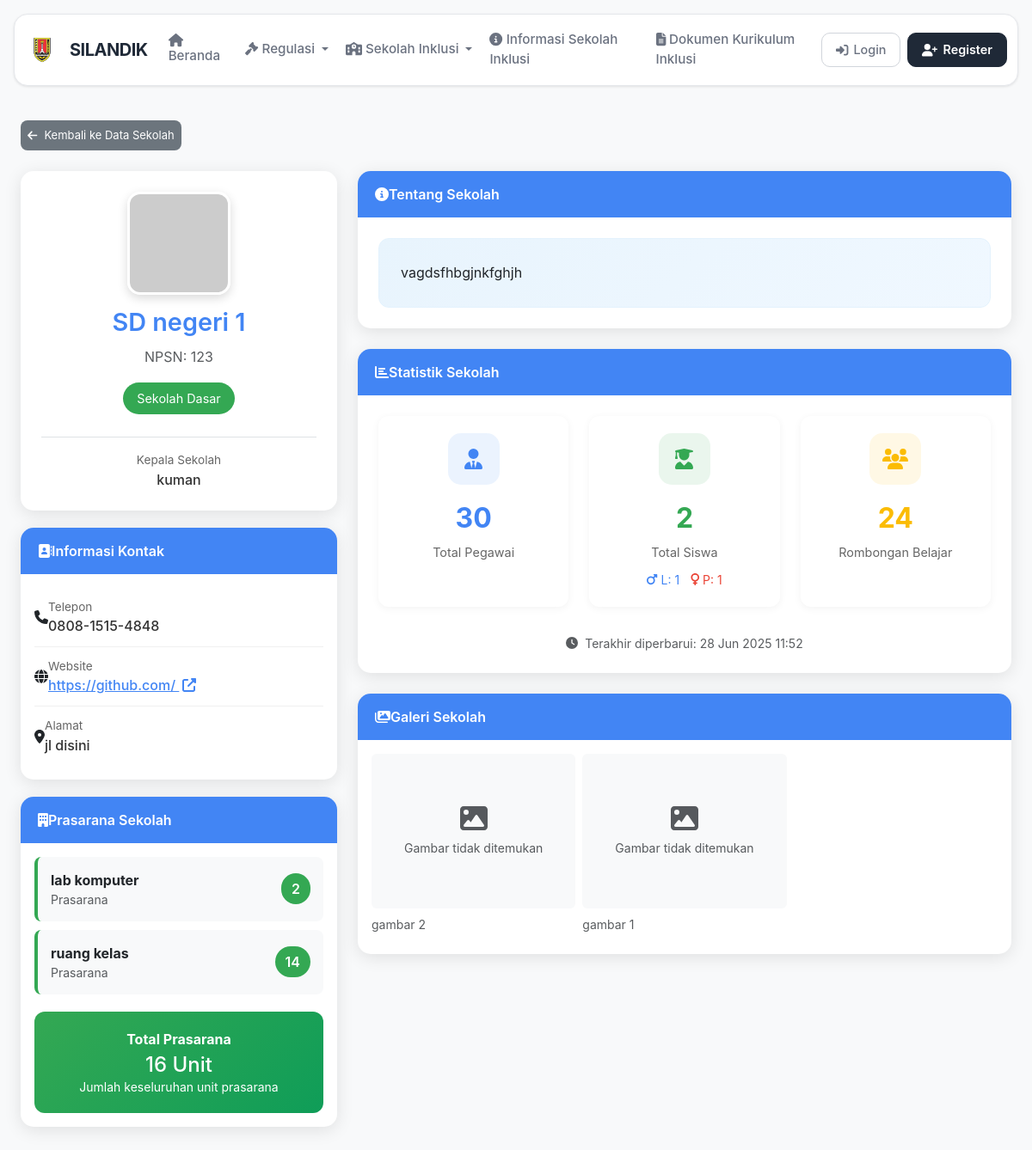
The page /kategori_data/detail_sekolahh_inklusi.php?id=19 on the database its author committed.
### tables this page shows
CREATE TABLE `data_sekolah_inklusi` (
  `id` int(11) NOT NULL,
  `npsn` varchar(20) NOT NULL,
  `nama_sekolah` varchar(255) NOT NULL,
  `alamat` varchar(255) NOT NULL,
  `kepala_sekolah` varchar(100) NOT NULL,
  `telepon` varchar(20) DEFAULT NULL,
  `tanggal_berdiri` date DEFAULT NULL,
  `website` varchar(255) DEFAULT NULL,
  `logo_sekolah` varchar(255) DEFAULT NULL,
  `deskripsi` text DEFAULT NULL,
  `jenjang_sekolah` enum('SD','SMP','SMA','SMK') NOT NULL DEFAULT 'SD'
);

CREATE TABLE `prasarana` (
  `id` int(11) NOT NULL,
  `sekolah_id` int(11) NOT NULL,
  `jenis_prasarana` varchar(100) NOT NULL,
  `jumlah` int(11) NOT NULL
);

CREATE TABLE `rekap` (
  `id` int(11) NOT NULL,
  `sekolah_id` int(11) NOT NULL,
  `jumlah_pegawai` int(11) NOT NULL,
  `jumlah_rombel` int(11) NOT NULL
);

CREATE TABLE `galeri` (
  `id` int(11) NOT NULL,
  `sekolah_id` int(11) NOT NULL,
  `path_gambar` varchar(255) NOT NULL,
  `judul` varchar(100) DEFAULT NULL
);

### kategori_data/detail_sekolahh_inklusi.php (the view, shortened to what this page needs)
<?php
include '../partials/head.php';
include '../sidebar.php';
$id = isset($_GET['id']) ? (int)$_GET['id'] : 0;
$sekolah = mysqli_fetch_assoc(mysqli_query($conn, "SELECT * FROM data_sekolah_inklusi WHERE id = $id"));
$rekap = mysqli_fetch_assoc(mysqli_query($conn, "SELECT * FROM rekap WHERE sekolah_id = $id"));
$prasarana = [];
$q_prasarana = mysqli_query($conn, "SELECT * FROM prasarana WHERE sekolah_id = $id ORDER BY jenis_prasarana");
while ($row = mysqli_fetch_assoc($q_prasarana)) {
    $prasarana[] = $row;
}
$galeri = [];
$q_galeri = mysqli_query($conn, "SELECT * FROM galeri WHERE sekolah_id = $id ORDER BY id DESC");
while ($row = mysqli_fetch_assoc($q_galeri)) {
    $galeri[] = $row;
}
function sanitizeOutput($value, $default = '-')
{
    return !empty($value) ? htmlspecialchars($value, ENT_QUOTES, 'UTF-8') : $default;
}
function formatNumber($number)
{
    return is_numeric($number) ? number_format($number) : '0';
}
function getJenjangText($jenjang)
{
    switch ($jenjang) {
        case 'SD':
            return 'Sekolah Dasar';
    }
}
$siswa_l = mysqli_num_rows(mysqli_query($conn, "SELECT id FROM data_siswa WHERE sekolah_id = $id AND jenis_kelamin = 'L'"));
$siswa_p = mysqli_num_rows(mysqli_query($conn, "SELECT id FROM data_siswa WHERE sekolah_id = $id AND jenis_kelamin = 'P'"));
$totalSiswa = $siswa_l + $siswa_p;
?>
<!DOCTYPE html>
<html lang="id">
<head>
    <link href="https://cdnjs.cloudflare.com/ajax/libs/bootstrap/5.3.0/css/bootstrap.min.css" rel="stylesheet">
    <link href="https://cdnjs.cloudflare.com/ajax/libs/font-awesome/6.4.0/css/all.min.css" rel="stylesheet">
</head>
<body>
    <div class="container-fluid px-4 py-4">
        <div class="row align-items-center mb-4">
            <div class="col-md-4 text-start">
                <a href="../kategori_data/data_sekolah_inklusi.php" class="back-btn">
                    <i class="fas fa-arrow-left me-2"></i> Kembali ke Data Sekolah
                </a>
            </div>
        </div>
        <div class="row">
            <div class="col-lg-4">
                <div class="school-profile-card">
                    <div class="text-center p-4">
                        <?php
                        $logoPath = "../upload/" . $sekolah['logo_sekolah'];
                        if (!empty($sekolah['logo_sekolah']) && file_exists($logoPath)): ?>
                            <img src="<?= $logoPath; ?>" alt="Logo <?= sanitizeOutput($sekolah['nama_sekolah']); ?>" class="school-logo">
                        <?php else: ?>
                            <img src="https://via.placeholder.com/120x120/4285f4/ffffff?text=LOGO" alt="Logo Sekolah" class="school-logo">
                        <?php endif; ?>
                        <h3 class="school-name"><?= sanitizeOutput($sekolah['nama_sekolah']); ?></h3>
                        <p class="text-muted mb-2">NPSN: <?= sanitizeOutput($sekolah['npsn']); ?></p>
                        <span class="school-type-badge"><?= getJenjangText($sekolah['jenjang_sekolah']); ?></span>
                        <?php if (!empty($sekolah['kepala_sekolah'])): ?>
                            <div class="mt-3 pt-3 border-top">
                                <small class="info-label">Kepala Sekolah</small>
                                <div class="info-value"><?= sanitizeOutput($sekolah['kepala_sekolah']); ?></div>
                            </div>
                        <?php endif; ?>
                    </div>
                </div>
                <div class="section-card">
                    <div class="section-header">
                        <span><i class="fas fa-address-book"></i>Informasi Kontak</span>
                    </div>
                    <div class="p-3">
                        <div class="info-item">
                            <i class="fas fa-phone"></i>
                            <div>
                                <span class="info-label">Telepon</span>
                                <div class="info-value"><?= sanitizeOutput($sekolah['telepon']); ?></div>
                            </div>
                        </div>
                        <div class="info-item">
                            <i class="fas fa-globe"></i>
                            <div>
                                <span class="info-label">Website</span>
                                <div class="info-value">
                                    <?php if (!empty($sekolah['website'])): ?>
                                        <a href="<?= strpos($sekolah['website'], 'http') === 0 ? $sekolah['website'] : 'http://' . $sekolah['website']; ?>" target="_blank" style="color: #4285f4;">
                                            <?= sanitizeOutput($sekolah['website']); ?> <i class="fas fa-external-link-alt ms-1"></i>
                                        </a>
                                        <?php else: ?>- <?php endif; ?>
                                </div>
                            </div>
                        </div>
                        <div class="info-item">
                            <i class="fas fa-map-marker-alt"></i>
                            <div>
                                <span class="info-label">Alamat</span>
                                <div class="info-value"><?= sanitizeOutput($sekolah['alamat']); ?></div>
                            </div>
                        </div>
                    </div>
                </div>
                <div class="section-card">
                    <div class="section-header">
                        <span><i class="fas fa-building"></i>Prasarana Sekolah</span>
                    </div>
                    <div class="p-3">
                        <?php
                        $totalPrasarana = 0;
                        if ($prasarana && count($prasarana) > 0):
                            foreach ($prasarana as $item):
                                $totalPrasarana += (int)($item['jumlah'] ?? 0);
                        ?>
                                <div class="prasarana-item">
                                    <div>
                                        <div class="fw-bold"><?= sanitizeOutput($item['jenis_prasarana'], 'Prasarana'); ?></div>
                                        <small class="text-muted">Prasarana</small>
                                    </div>
                                    <span class="prasarana-count"><?= formatNumber($item['jumlah'] ?? 0); ?></span>
                                </div>
                            <?php endforeach; ?>
                            <div class="total-prasarana">
                                <div class="fw-bold">Total Prasarana</div>
                                <div class="h4 mb-0 mt-1"><?= formatNumber($totalPrasarana); ?> Unit</div>
                                <small>Jumlah keseluruhan unit prasarana</small>
                            </div>
                        <?php endif; ?>
                    </div>
                </div>
            </div>
            <div class="col-lg-8">
                <?php if (!empty($sekolah['deskripsi'])): ?>
                    <div class="section-card mb-4">
                        <div class="section-header">
                            <span><i class="fas fa-info-circle"></i>Tentang Sekolah</span>
                        </div>
                        <div class="p-4">
                            <div class="description-card">
                                <p class="mb-0 text-dark"><?= nl2br(sanitizeOutput($sekolah['deskripsi'])); ?></p>
                            </div>
                        </div>
                    </div>
                <?php endif; ?>
                <div class="section-card">
                    <div class="section-header">
                        <span><i class="fas fa-chart-bar"></i>Statistik Sekolah</span>
                    </div>
                    <div class="p-4">
                        <div class="row text-center">
                            <div class="col-md-4 mb-3">
                                <div class="stat-card">
                                    <div class="stat-icon" style="background: rgba(66, 133, 244, 0.1);">
                                        <i class="fas fa-user-tie" style="color: #4285f4;"></i>
                                    </div>
                                    <div class="stat-number" style="color: #4285f4;"><?= formatNumber($rekap['jumlah_pegawai'] ?? 0); ?></div>
                                    <div class="stat-label">Total Pegawai</div>
                                </div>
                            </div>
                            <div class="col-md-4 mb-3">
                                <div class="stat-card">
                                    <div class="stat-icon" style="background: rgba(52, 168, 83, 0.1);">
                                        <i class="fas fa-user-graduate" style="color: #34a853;"></i>
                                    </div>
                                    <div class="stat-number" style="color: #34a853;"><?= formatNumber($totalSiswa); ?></div>
                                    <div class="stat-label">Total Siswa</div>
                                    <div class="mt-2">
                                        <small style="color: #4285f4;"><i class="fas fa-mars"></i> L: <?= formatNumber($siswa_l); ?></small>
                                        <small class="ms-2" style="color: #ea4335;"><i class="fas fa-venus"></i> P: <?= formatNumber($siswa_p); ?></small>
                                    </div>
                                </div>
                            </div>
                            <div class="col-md-4 mb-3">
                                <div class="stat-card">
                                    <div class="stat-icon" style="background: rgba(251, 188, 4, 0.1);">
                                        <i class="fas fa-users" style="color: #fbbc04;"></i>
                                    </div>
                                    <div class="stat-number" style="color: #fbbc04;"><?= formatNumber($rekap['jumlah_rombel'] ?? 0); ?></div>
                                    <div class="stat-label">Rombongan Belajar</div>
                                </div>
                            </div>
                        </div>
                        <?php if ($rekap): ?>
                            <div class="text-center mt-3">
                                <small class="text-muted">
                                    <i class="fas fa-clock me-1"></i>
                                    Terakhir diperbarui: <?= date('d M Y H:i', strtotime($rekap['updated_at'] ?? $rekap['created_at'] ?? 'now')); ?>
                                </small>
                            </div>
                        <?php endif; ?>
                    </div>
                </div>
                <div class="section-card mt-4">
                    <div class="section-header">
                        <span><i class="fas fa-images"></i>Galeri Sekolah</span>
                    </div>
                    <div class="p-3">
                        <?php if ($galeri && count($galeri) > 0): ?>
                            <div class="row g-2">
                                <?php foreach ($galeri as $index => $foto): ?>
                                    <div class="col-md-4 mb-2">
                                        <div class="gallery-item">
                                            <?php
                                            $galeriPath = "../upload/galeri/" . $foto['path_gambar'];
                                            if (file_exists($galeriPath)):
                                            ?>
                                                <img src="<?= $galeriPath; ?>" alt="<?= sanitizeOutput($foto['judul'], 'Galeri'); ?>" class="img-fluid w-100 img-gallery" style="height: 180px; object-fit: cover;">
                                            <?php else: ?>
                                                <div class="bg-light rounded d-flex align-items-center justify-content-center" style="height: 180px;">
                                                    <div class="text-center text-muted">
                                                        <i class="fas fa-image fa-2x mb-2"></i>
                                                        <p class="mb-0 small">Gambar tidak ditemukan</p>
                                                    </div>
                                                </div>
                                            <?php endif; ?>
                                            <?php if (!empty($foto['judul'])): ?>
                                                <small class="text-muted d-block mt-2"><?= sanitizeOutput($foto['judul']); ?></small>
                                            <?php endif; ?>
                                        </div>
                                    </div>
                                <?php endforeach; ?>
                            </div>
                        <?php endif; ?>
                    </div>
                </div>
            </div>
        </div>
    </div>
</body>
</html>

### rows shown on the page
data_sekolah_inklusi: nama_sekolah "SD negeri 1", npsn "123", jenjang_sekolah "Sekolah Dasar", kepala_sekolah "kuman", telepon "0808-1515-4848", website "https://github.com/", alamat "jl disini", deskripsi "vagdsfhbgjnkfghjh"
prasarana: jenis_prasarana "lab komputer", jumlah "2"
prasarana: jenis_prasarana "ruang kelas", jumlah "14"
rekap: jumlah_pegawai "30", jumlah_rombel "24"
galeri: shows "Gambar tidak ditemukan", judul "gambar 2"
galeri: shows "Gambar tidak ditemukan", judul "gambar 1"

### other values the page prints
formatNumber($totalPrasarana) "16"
formatNumber($totalSiswa) "2"
formatNumber($siswa_l) "1"
formatNumber($siswa_p) "1"
